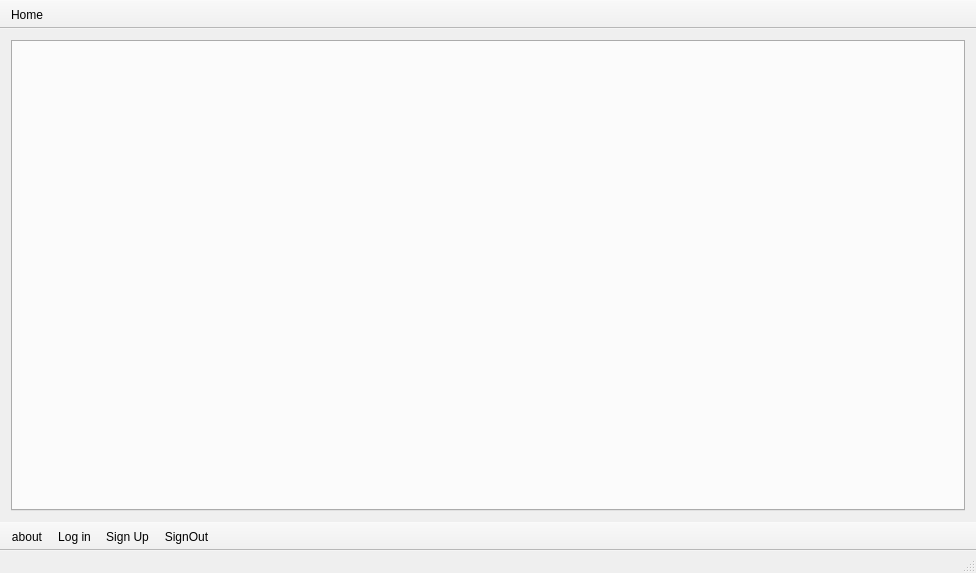
<?xml version="1.0" encoding="UTF-8"?>
<ui version="4.0">
 <class>MainWindow</class>
 <widget class="QMainWindow" name="MainWindow">
  <property name="windowModality">
   <enum>Qt::ApplicationModal</enum>
  </property>
  <property name="enabled">
   <bool>true</bool>
  </property>
  <property name="geometry">
   <rect>
    <x>0</x>
    <y>0</y>
    <width>976</width>
    <height>573</height>
   </rect>
  </property>
  <property name="mouseTracking">
   <bool>true</bool>
  </property>
  <property name="windowTitle">
   <string>MainWindow</string>
  </property>
  <property name="windowIcon">
   <iconset resource="../src.qrc">
    <normaloff>:/images/iconwindow.png</normaloff>:/images/iconwindow.png</iconset>
  </property>
  <property name="autoFillBackground">
   <bool>true</bool>
  </property>
  <property name="iconSize">
   <size>
    <width>36</width>
    <height>36</height>
   </size>
  </property>
  <property name="dockOptions">
   <set>QMainWindow::AllowTabbedDocks|QMainWindow::AnimatedDocks</set>
  </property>
  <widget class="QWidget" name="centralwidget">
   <layout class="QHBoxLayout" name="horizontalLayout">
    <item>
     <widget class="QTabWidget" name="tabWidget">
      <property name="currentIndex">
       <number>-1</number>
      </property>
     </widget>
    </item>
   </layout>
  </widget>
  <widget class="QStatusBar" name="statusbar"/>
  <widget class="QToolBar" name="toolBar">
   <property name="windowTitle">
    <string>toolBar</string>
   </property>
   <property name="movable">
    <bool>false</bool>
   </property>
   <attribute name="toolBarArea">
    <enum>TopToolBarArea</enum>
   </attribute>
   <attribute name="toolBarBreak">
    <bool>false</bool>
   </attribute>
   <addaction name="actionHome"/>
  </widget>
  <widget class="QToolBar" name="toolBar_2">
   <property name="windowTitle">
    <string>toolBar_2</string>
   </property>
   <property name="toolTipDuration">
    <number>-1</number>
   </property>
   <property name="movable">
    <bool>false</bool>
   </property>
   <property name="iconSize">
    <size>
     <width>70</width>
     <height>40</height>
    </size>
   </property>
   <attribute name="toolBarArea">
    <enum>BottomToolBarArea</enum>
   </attribute>
   <attribute name="toolBarBreak">
    <bool>false</bool>
   </attribute>
   <addaction name="actionabout"/>
   <addaction name="actionSignIn"/>
   <addaction name="actionSignUp"/>
   <addaction name="actionSignOut"/>
  </widget>
  <action name="actionSignUp">
   <property name="icon">
    <iconset resource="../src.qrc">
     <normaloff>:/images/signupicon.png</normaloff>:/images/signupicon.png</iconset>
   </property>
   <property name="text">
    <string>Sign Up</string>
   </property>
   <property name="toolTip">
    <string>Sign Up</string>
   </property>
   <property name="statusTip">
    <string>Sign Up</string>
   </property>
  </action>
  <action name="actionSignIn">
   <property name="icon">
    <iconset resource="../src.qrc">
     <normaloff>:/images/signin.ico</normaloff>:/images/signin.ico</iconset>
   </property>
   <property name="text">
    <string>Log in</string>
   </property>
   <property name="iconText">
    <string>Log in</string>
   </property>
   <property name="toolTip">
    <string>Log in</string>
   </property>
   <property name="statusTip">
    <string>Log in</string>
   </property>
  </action>
  <action name="actionSignOut">
   <property name="enabled">
    <bool>true</bool>
   </property>
   <property name="icon">
    <iconset resource="../src.qrc">
     <normaloff>:/images/signout.ico</normaloff>:/images/signout.ico</iconset>
   </property>
   <property name="text">
    <string>SignOut</string>
   </property>
   <property name="toolTip">
    <string>Exit program</string>
   </property>
   <property name="statusTip">
    <string>Exit program</string>
   </property>
  </action>
  <action name="actionHome">
   <property name="checkable">
    <bool>true</bool>
   </property>
   <property name="checked">
    <bool>false</bool>
   </property>
   <property name="icon">
    <iconset resource="../src.qrc">
     <normaloff>:/images/home.ico</normaloff>:/images/home.ico</iconset>
   </property>
   <property name="text">
    <string>Home</string>
   </property>
   <property name="toolTip">
    <string>Log out</string>
   </property>
   <property name="statusTip">
    <string>Return to home page</string>
   </property>
  </action>
  <action name="actionabout">
   <property name="icon">
    <iconset resource="../src.qrc">
     <normaloff>:/images/team.png</normaloff>:/images/team.png</iconset>
   </property>
   <property name="text">
    <string>about</string>
   </property>
   <property name="toolTip">
    <string>Develop team</string>
   </property>
   <property name="statusTip">
    <string>Develop team</string>
   </property>
  </action>
 </widget>
 <layoutdefault spacing="6" margin="11"/>
 <tabstops>
  <tabstop>tabWidget</tabstop>
 </tabstops>
 <resources>
  <include location="../src.qrc"/>
 </resources>
 <connections/>
</ui>
